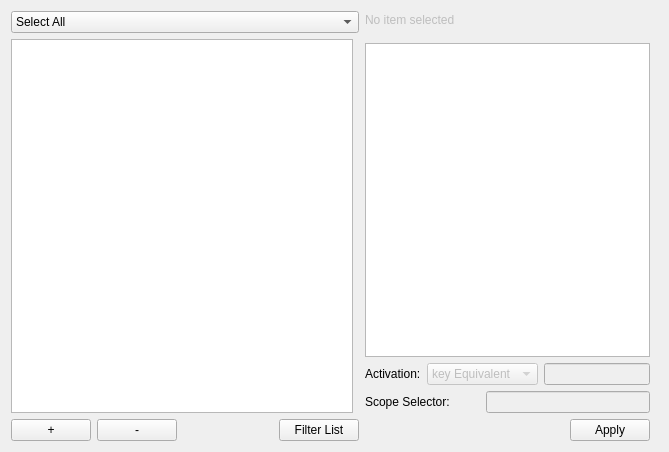
<?xml version="1.0" encoding="UTF-8"?>
<ui version="4.0">
 <class>bundleEditor</class>
 <widget class="QWidget" name="bundleEditor">
  <property name="geometry">
   <rect>
    <x>0</x>
    <y>0</y>
    <width>669</width>
    <height>452</height>
   </rect>
  </property>
  <property name="windowTitle">
   <string>Bundle Editor</string>
  </property>
  <layout class="QHBoxLayout" name="horizontalLayout_2">
   <item>
    <layout class="QGridLayout" name="gridLayout_3">
     <item row="0" column="0" rowspan="2" colspan="2">
      <widget class="QComboBox" name="select_top">
       <item>
        <property name="text">
         <string>Select All</string>
        </property>
       </item>
       <item>
        <property name="text">
         <string>Hide All</string>
        </property>
       </item>
      </widget>
     </item>
     <item row="3" column="0" colspan="2">
      <layout class="QGridLayout" name="gridLayout_2">
       <item row="0" column="0">
        <widget class="QPushButton" name="btn_new_bundle">
         <property name="text">
          <string>+</string>
         </property>
        </widget>
       </item>
       <item row="0" column="1">
        <widget class="QPushButton" name="btn_del_bundle">
         <property name="text">
          <string>-</string>
         </property>
        </widget>
       </item>
       <item row="0" column="2">
        <spacer name="horizontalSpacer">
         <property name="orientation">
          <enum>Qt::Horizontal</enum>
         </property>
         <property name="sizeHint" stdset="0">
          <size>
           <width>98</width>
           <height>20</height>
          </size>
         </property>
        </spacer>
       </item>
       <item row="0" column="3">
        <widget class="QPushButton" name="btn_filter">
         <property name="text">
          <string>Filter List</string>
         </property>
        </widget>
       </item>
      </layout>
     </item>
     <item row="2" column="0">
      <widget class="QTreeView" name="treeView"/>
     </item>
    </layout>
   </item>
   <item>
    <layout class="QVBoxLayout" name="verticalLayout_2">
     <item>
      <layout class="QVBoxLayout" name="verticalLayout">
       <item>
        <spacer name="verticalSpacer_2">
         <property name="orientation">
          <enum>Qt::Vertical</enum>
         </property>
         <property name="sizeType">
          <enum>QSizePolicy::Preferred</enum>
         </property>
         <property name="sizeHint" stdset="0">
          <size>
           <width>20</width>
           <height>2</height>
          </size>
         </property>
        </spacer>
       </item>
       <item>
        <widget class="QLabel" name="label_subtitle">
         <property name="enabled">
          <bool>false</bool>
         </property>
         <property name="text">
          <string>No item selected</string>
         </property>
        </widget>
       </item>
       <item>
        <spacer name="verticalSpacer">
         <property name="orientation">
          <enum>Qt::Vertical</enum>
         </property>
         <property name="sizeType">
          <enum>QSizePolicy::Preferred</enum>
         </property>
         <property name="sizeHint" stdset="0">
          <size>
           <width>0</width>
           <height>10</height>
          </size>
         </property>
        </spacer>
       </item>
       <item>
        <widget class="QTextEdit" name="editor_bundle"/>
       </item>
      </layout>
     </item>
     <item>
      <layout class="QGridLayout" name="gridLayout">
       <item row="0" column="0">
        <widget class="QLabel" name="label_2">
         <property name="text">
          <string>Activation:</string>
         </property>
        </widget>
       </item>
       <item row="0" column="1" colspan="2">
        <widget class="QComboBox" name="comboBox_3">
         <property name="enabled">
          <bool>false</bool>
         </property>
         <item>
          <property name="text">
           <string>key Equivalent</string>
          </property>
         </item>
        </widget>
       </item>
       <item row="0" column="3">
        <widget class="QLineEdit" name="line_activation">
         <property name="enabled">
          <bool>false</bool>
         </property>
        </widget>
       </item>
       <item row="1" column="0" colspan="2">
        <widget class="QLabel" name="label_3">
         <property name="text">
          <string>Scope Selector:</string>
         </property>
        </widget>
       </item>
       <item row="1" column="2" colspan="2">
        <widget class="QLineEdit" name="line_scope">
         <property name="enabled">
          <bool>false</bool>
         </property>
        </widget>
       </item>
      </layout>
     </item>
     <item>
      <layout class="QHBoxLayout" name="horizontalLayout">
       <item>
        <spacer name="horizontalSpacer_3">
         <property name="orientation">
          <enum>Qt::Horizontal</enum>
         </property>
         <property name="sizeHint" stdset="0">
          <size>
           <width>40</width>
           <height>20</height>
          </size>
         </property>
        </spacer>
       </item>
       <item>
        <widget class="QPushButton" name="btn_apply">
         <property name="text">
          <string>Apply</string>
         </property>
        </widget>
       </item>
      </layout>
     </item>
    </layout>
   </item>
   <item>
    <spacer name="horizontalSpacer_2">
     <property name="orientation">
      <enum>Qt::Horizontal</enum>
     </property>
     <property name="sizeType">
      <enum>QSizePolicy::Preferred</enum>
     </property>
     <property name="sizeHint" stdset="0">
      <size>
       <width>10</width>
       <height>20</height>
      </size>
     </property>
    </spacer>
   </item>
  </layout>
 </widget>
 <resources/>
 <connections/>
</ui>
